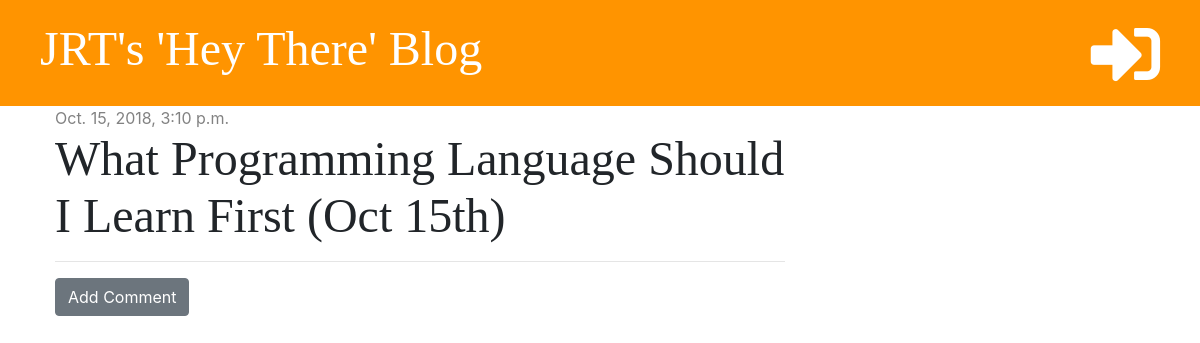
The app's page /post/1/ with its own data.
### blog/models.py (models this page shows, shortened)
class Post(models.Model):
    author = models.ForeignKey('auth.User', on_delete=models.CASCADE)
    title = models.CharField(max_length=200)
    text = models.TextField()
    created_date = models.DateTimeField(default=timezone.now)
    published_date = models.DateTimeField(blank=True, null=True)

### blog/views.py (the view)
# urls.py: path('post/<int:pk>/', views.post_detail, name='post_detail'),
def post_detail(request, pk):
    post = get_object_or_404(Post, pk=pk)
    stuff_for_front_end = {'post': post}
    return render(request, 'blog/post_detail.html', stuff_for_front_end)

### blog/templatetags/markdownify.py (called while the page is built)
@register.filter
def markdown(value):
    renderer = HighlightRenderer()
    markdown = mistune.Markdown(renderer=renderer)
    return markdown(value)

### blog/templates/blog/post_detail.html (shortened to what this page needs)
{% extends 'blog/base.html' %}
{% load markdownify %}
{% block content %}
    <div class="post">
        {% if post.published_date %}
            <div class="date">
                {{ post.published_date }}
            </div>
            {% else %}
        <a href="{% url 'post_publish' pk=post.pk %}" class="btn btn-primary">Publish</a>
        {% endif %}
        <h1>{{ post.title }}</h1>
        <hr>
        <a href="{% url 'add_comment_to_post' pk=post.pk %}" class="btn btn-secondary">Add Comment</a>
    </div>
{% endblock %}

### blog/static/css/blog.css (style rules this page uses)
h1, h2, h3, h4 { font-family: 'Tangerine', 'Inconsolata', 'Droid Sans', serif; font-size: 48px; }
.date { color: #828282; }
.post { margin-bottom: 70px; }

### records on screen
Post: published_date "Oct. 15, 2018, 3:10 p.m.", title "What Programming Language Should I Learn First (Oct 15th)"
